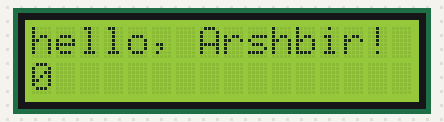
The sketch below on a simulated Arduino Uno, built with avr-gcc and run on an emulated ATmega328P. On the bench: 16×2 character LCD.

Above: at 0.1 s.
At 4.1 s:
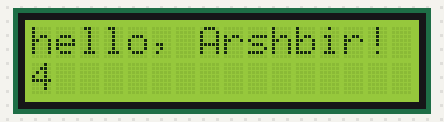
At 9.1 s:
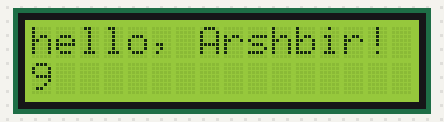
At 19.1 s:
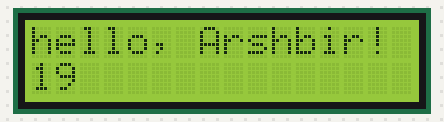
At 29.1 s:
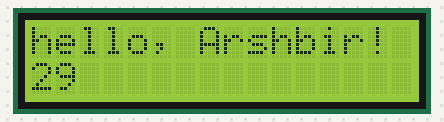
At 39.1 s:
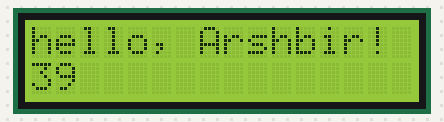

Measured:
- what the display in image 1 shows lasts 1.0 s, from 4.0 s to 5.0 s

The sketch:

LCD.ino
```cpp
// include the library code:
#include <LiquidCrystal.h>

// initialize the library with the numbers of the interface pins
const int rs = 19, en = 18, d4 = 17, d5 = 16, d6 = 15, d7 = 14;
LiquidCrystal lcd(rs, en, d4, d5, d6, d7);

void setup() {
  // set up the LCD's number of columns and rows:
  lcd.begin(16, 2);
  // Print a message to the LCD.
  lcd.print("hello, Arshbir!");
}

void loop() {
  // set the cursor to column 0, line 1
  // (note: line 1 is the second row, since counting begins with 0):
  lcd.setCursor(0, 1);
  // print the number of seconds since reset:
  lcd.print(millis() / 1000);
}
```
